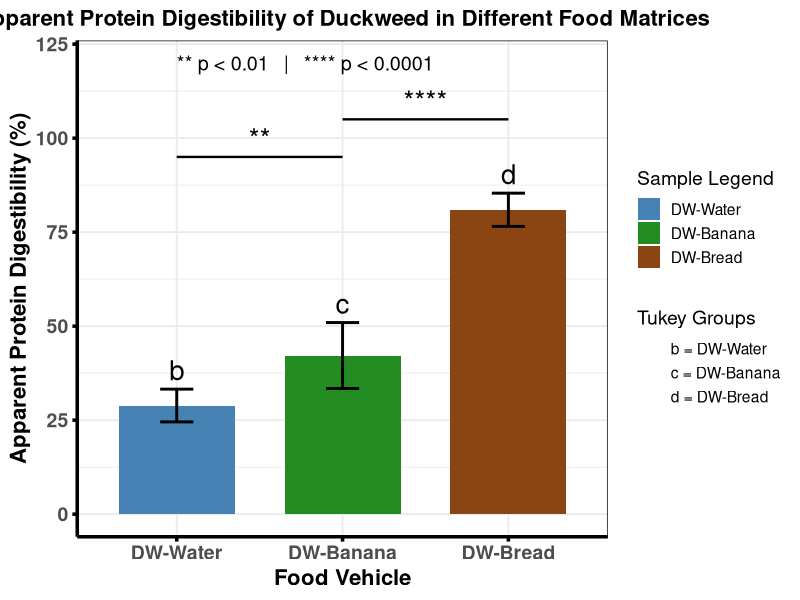

The R source for this figure:
# -----------------------------
# Apparent Protein Digestibility Data
# -----------------------------
df_protein <- data.frame(
  Sample = c("DW-Water", "DW-Banana", "DW-Bread"),
  Mean   = c(28.90, 42.19, 80.95),
  SD     = c(4.36, 8.77, 4.42),
  CV     = c(15.10, 20.78, 5.46),
  Tukey  = c("b", "c", "d")   # <-- YOUR REQUEST
)

df_protein$Sample <- factor(df_protein$Sample,
                            levels = c("DW-Water", "DW-Banana", "DW-Bread"))

library(ggplot2)

# -----------------------------
# Base Plot
# -----------------------------
p_protein <- ggplot(df_protein, aes(x = Sample, y = Mean, fill = Sample)) +
  geom_col(width = 0.7) +
  geom_errorbar(aes(ymin = Mean - SD, ymax = Mean + SD),
                width = 0.2, linewidth = 1) +
  geom_text(aes(label = Tukey, y = Mean + SD + 5), size = 7) +
  
  scale_fill_manual(
    values = c("DW-Water" = "steelblue",
               "DW-Banana" = "forestgreen",
               "DW-Bread" = "saddlebrown"),
    name = "Sample Legend"
  ) +
  
  geom_point(aes(shape = Tukey), alpha = 0) +
  scale_shape_manual(
    name = "Tukey Groups",
    values = c("b" = 16, "c" = 16, "d" = 16),
    labels = c("b = DW-Water",
               "c = DW-Banana",
               "d = DW-Bread")
  ) +
  
  theme_bw(base_size = 14) +
  theme(
    legend.position = "right",
    legend.box = "vertical",
    
    # ⭐ Title ABOVE panel (journal style)
    plot.title = element_text(size = 16, face = "bold", hjust = 0.5),
    
    axis.text.x = element_text(size = 14, face = "bold"),
    axis.text.y = element_text(size = 14, face = "bold"),
    axis.title.x = element_text(size = 16, face = "bold"),
    axis.title.y = element_text(size = 16, face = "bold"),
    axis.line = element_line(colour = "black", linewidth = 1.2),
    axis.ticks = element_line(colour = "black", linewidth = 1.2)
  ) +
  labs(
    title = "Apparent Protein Digestibility of Duckweed in Different Food Matrices",
    x = "Food Vehicle",
    y = "Apparent Protein Digestibility (%)"
  )

# -----------------------------
# Asterisks + comparison brackets
# -----------------------------
p_protein <- p_protein +
  annotate("segment", x = 1, xend = 2, y = 95, yend = 95, linewidth = 0.8) +
  annotate("text", x = 1.5, y = 100, label = "**", size = 7) +
  annotate("segment", x = 2, xend = 3, y = 105, yend = 105, linewidth = 0.8) +
  annotate("text", x = 2.5, y = 110, label = "****", size = 7)

# -----------------------------
# Significance legend inside plot
# -----------------------------
p_protein <- p_protein +
  annotate("text", x = 1, y = 120,
           label = "** p < 0.01   |   **** p < 0.0001",
           hjust = 0, size = 5)

print(p_protein)
